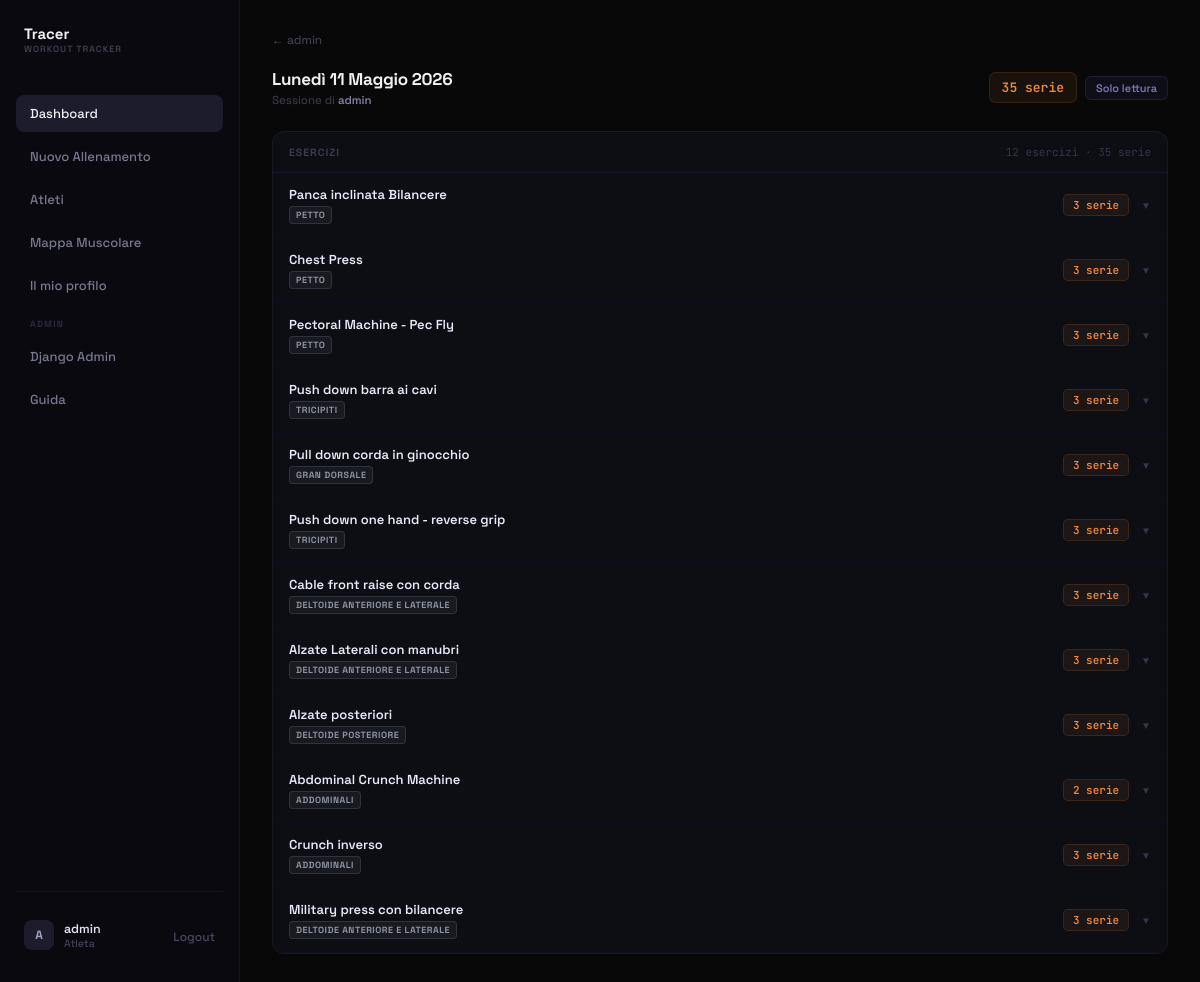
Screenshot of /users/admin/session/33/ (signed in) with the database file from the repository.
### tracker/models.py (models this page shows, shortened)
class WorkoutSession(models.Model):
    utente = models.ForeignKey(User, on_delete=models.CASCADE, related_name='workout_sessions')
    data = models.DateField(default=timezone.now)
    note = models.TextField(blank=True, null=True)
    class Meta:
        ordering = ['-data'] # Ordina dalla più recente alla più vecchia

class Exercise(models.Model):
    nome = models.CharField(max_length=100)
    tipologia = models.CharField(max_length=120, blank=True, default='')
    tags = models.ManyToManyField(Tag, related_name='exercises')

class Tag(models.Model):
    nome = models.CharField(max_length=50, unique=True)

### tracker/views.py (the view)
# urls.py: path('users/<str:username>/session/<int:session_id>/', views.session_view, name='session_view'),
@login_required
def session_view(request, username, session_id):
    target_user = get_object_or_404(User, username=username)
    profile, _ = UserProfile.objects.get_or_create(user=target_user)
    is_own = request.user == target_user
    can_view = is_own or request.user.is_superuser or profile.is_public
    if not can_view:
        return redirect('user_profile', username=username)
    session = get_object_or_404(WorkoutSession, id=session_id, utente=target_user)
    all_sets = list(session.sets.select_related('exercise').prefetch_related('muscles').order_by('order', 'id'))
    exercise_groups = []
    for _, grp in groupby(all_sets, key=lambda s: s.exercise_id):
        grp_list = list(grp)
        exercise_groups.append({
            'exercise': grp_list[0].exercise,
            'sets': grp_list,
            'count': len(grp_list),
        })
    return render(request, 'tracker/session_view.html', {
        'target_user': target_user,
        'session': session,
        'exercise_groups': exercise_groups,
    })

### tracker/templates/tracker/session_view.html (shortened to what this page needs)
{% extends 'tracker/base.html' %}
{% block content %}
<div class="page-container">
    <a href="{% url 'user_profile' target_user.username %}" style="display: inline-flex; align-items: center; gap: 6px; font-size: 12px; color: #484862; text-decoration: none; margin-bottom: 20px; transition: color .12s;" onmouseover="this.style.color='#8080a0'" onmouseout="this.style.color='#484862'">
        ← {{ target_user.username }}
    </a>
    <div style="display: flex; align-items: center; gap: 14px; margin-bottom: 24px; flex-wrap: wrap;">
        <div>
            <h1 style="font-size: 17px; font-weight: 700; color: #f0f0f3; letter-spacing: -0.3px; margin: 0 0 3px;">
                {{ session.data|date:"l d F Y" }}
            </h1>
            <div style="font-size: 11.5px; color: #404058;">Sessione di <span style="color: #8080a0; font-weight: 600;">{{ target_user.username }}</span></div>
        </div>
        <div style="margin-left: auto; display: flex; align-items: center; gap: 8px;">
            <div style="padding: 6px 12px; background: rgba(240,136,62,.07); border: 1px solid rgba(240,136,62,.14); border-radius: 7px; font-size: 13px; color: #f0883e; font-weight: 600; font-family: 'JetBrains Mono', monospace;">
                {{ session.sets.count }} serie
            </div>
            <span style="padding: 4px 10px; background: rgba(96,96,200,.07); border: 1px solid rgba(96,96,200,.18); border-radius: 6px; font-size: 11px; color: #7878c0; font-weight: 600;">Solo lettura</span>
        </div>
    </div>
    {% if exercise_groups %}
    <div class="tracer-card" style="overflow: hidden;">
        <div style="padding: 13px 16px; border-bottom: 1px solid #16162a; display: flex; justify-content: space-between; align-items: center;">
            <div style="font-size: 10.5px; font-weight: 700; color: #3a3a52; text-transform: uppercase; letter-spacing: 1px;">Esercizi</div>
            <div style="font-size: 11px; color: #34344e; font-family: 'JetBrains Mono', monospace;">{{ exercise_groups|length }} esercizi · {{ session.sets.count }} serie</div>
        </div>
        {% for group in exercise_groups %}
        <div style="border-bottom: 1px solid #0e0e1e;">
            <div onclick="toggleGroup({{ forloop.counter }})" style="padding: 13px 16px; display: flex; align-items: center; gap: 12px; cursor: pointer; transition: background .12s;" onmouseover="this.style.background='#0f0f1c'" onmouseout="this.style.background='transparent'">
                <div style="flex: 1;">
                    <div style="font-size: 13px; font-weight: 600; color: #e8e8f8;">{{ group.exercise.nome }}</div>
                    {% if group.exercise.tags.all %}
                    <div style="display: flex; gap: 4px; margin-top: 3px; flex-wrap: wrap;">
                        {% for tag in group.exercise.tags.all %}
                        <span class="badge-tag badge-tag-default">{{ tag.nome }}</span>
                        {% endfor %}
                    </div>
                    {% endif %}
                </div>
                <span style="padding: 3px 9px; background: rgba(240,136,62,.07); border: 1px solid rgba(240,136,62,.14); border-radius: 5px; font-size: 11px; color: #f0883e; font-weight: 600; font-family: 'JetBrains Mono', monospace; white-space: nowrap;">{{ group.count }} serie</span>
                <span id="chevron-{{ forloop.counter }}" style="font-size: 10px; color: #34344e; transition: transform .15s;">▼</span>
            </div>
        </div>
        {% endfor %}
    </div>
    {% else %}
    <div style="background: #0d0d14; border: 1px dashed #1c1c2e; border-radius: 12px; padding: 52px 24px; text-align: center;">
        <div style="font-size: 13.5px; color: #2c2c44; font-weight: 500;">Nessuna serie registrata in questa sessione</div>
    </div>
    {% endif %}
</div>
{% endblock %}

### tracker/templates/tracker/base.html (shortened to what this page needs)
{% load static %}
<!DOCTYPE html>
<html lang="it">
<head>
    <link rel="stylesheet" href="{% static 'tracker/style.css' %}">
    <link rel="stylesheet" href="https://cdn.jsdelivr.net/npm/driver.js@1.0.1/dist/driver.css"/>
</head>
<body>
    <div id="root" class="app-layout">
        {% if user.is_authenticated %}
        <div class="sidebar">
            <a href="{% url 'dashboard' %}" class="logo-container" style="display: flex; align-items: center; gap: 10px; margin-bottom: 40px; padding: 0 8px; text-decoration: none; cursor: pointer;">
                <div>
                    <div style="font-size: 15px; font-weight: 700; color: #f0f0f3;">Tracer</div>
                    <div style="font-size: 9px; color: #404052; font-weight: 600; letter-spacing: 1px;">WORKOUT TRACKER</div>
                </div>
            </a>
            <div class="menu-container" style="display: flex; flex-direction: column; gap: 6px; flex: 1;">
                <a href="{% url 'dashboard' %}" style="display: flex; align-items: center; gap: 12px; padding: 10px 14px; border-radius: 8px; color: #f0f0f3; background: #1c1c2c; font-size: 13px; font-weight: 500; transition: all .15s;">
                    <span class="menu-text">Dashboard</span>
                </a>
                <a href="{% url 'create_session' %}" style="display: flex; align-items: center; gap: 12px; padding: 10px 14px; border-radius: 8px; color: #787890; font-size: 13px; font-weight: 500; transition: all .15s;" onmouseover="this.style.background='#1c1c2c';this.style.color='#f0f0f3'" onmouseout="this.style.background='transparent';this.style.color='#787890'">
                    <span class="menu-text">Nuovo Allenamento</span>
                </a>
                <a href="{% url 'user_list' %}" style="display: flex; align-items: center; gap: 12px; padding: 10px 14px; border-radius: 8px; color: #787890; font-size: 13px; font-weight: 500; transition: all .15s;" onmouseover="this.style.background='#1c1c2c';this.style.color='#f0f0f3'" onmouseout="this.style.background='transparent';this.style.color='#787890'">
                    <span class="menu-text">Atleti</span>
                </a>
                <a href="{% url 'body_map' %}" style="display: flex; align-items: center; gap: 12px; padding: 10px 14px; border-radius: 8px; color: #787890; font-size: 13px; font-weight: 500; transition: all .15s;" onmouseover="this.style.background='#1c1c2c';this.style.color='#f0f0f3'" onmouseout="this.style.background='transparent';this.style.color='#787890'">
                    <span class="menu-text">Mappa Muscolare</span>
                </a>
                <a href="{% url 'user_profile' user.username %}" style="display: flex; align-items: center; gap: 12px; padding: 10px 14px; border-radius: 8px; color: #787890; font-size: 13px; font-weight: 500; transition: all .15s;" onmouseover="this.style.background='#1c1c2c';this.style.color='#f0f0f3'" onmouseout="this.style.background='transparent';this.style.color='#787890'">
                    <span class="menu-text">Il mio profilo</span>
                </a>
                {% if user.is_superuser %}
                <div style="font-size: 9px; font-weight: 700; color: #2a2a3e; text-transform: uppercase; letter-spacing: 1.2px; padding: 8px 14px 2px;">Admin</div>
                <a href="/admin/" style="display: flex; align-items: center; gap: 12px; padding: 10px 14px; border-radius: 8px; color: #787890; font-size: 13px; font-weight: 500; transition: all .15s;" onmouseover="this.style.background='#1c1c2c';this.style.color='#f0f0f3'" onmouseout="this.style.background='transparent';this.style.color='#787890'">
                    <span class="menu-text">Django Admin</span>
                </a>
                {% endif %}
                <button id="tour-menu-btn" onclick="if(typeof startTour !== 'undefined') startTour(); else window.location.href='{% url 'dashboard' %}?tour=1';" style="display: flex; align-items: center; gap: 12px; padding: 10px 14px; border-radius: 8px; color: #787890; font-size: 13px; font-weight: 500; transition: all .15s; background: transparent; border: none; width: 100%; text-align: left; cursor: pointer; font-family: inherit;" onmouseover="this.style.background='#1c1c2c'; this.style.color='#f0f0f3'" onmouseout="this.style.background='transparent'; this.style.color='#787890'">
                    <span class="menu-text">Guida</span>
                </button>
            </div>
            <div class="user-info-container" style="border-top: 1px solid #14141f; padding-top: 20px; margin-top: auto;">
                <div style="display: flex; align-items: center; justify-content: space-between; padding: 8px;">
                    <div style="display: flex; align-items: center; gap: 10px;">
                        <div style="width: 30px; height: 30px; border-radius: 8px; background: #1c1c2c; display: flex; align-items: center; justify-content: center; font-size: 12px; font-weight: 700; color: #a0a0c0;">
                            {{ user.username|make_list|first|upper }}
                        </div>
                        <div>
                            <div style="font-size: 12.5px; font-weight: 600; color: #e0e0f0;">{{ user.username }}</div>
                            <div style="font-size: 10.5px; color: #505068;">Atleta</div>
                        </div>
                    </div>
                    <form action="{% url 'logout' %}" method="post" style="display:inline;">
                        <button type="submit" title="Logout" style="background: transparent; border: none; color: #484860; cursor: pointer; transition: color .15s; font-size: 12px; font-weight: 500;">
                            Logout
                        </button>
                    </form>
                </div>
            </div>
        </div>
        {% endif %}
        <main class="main-content">
            {% block content %}{% endblock %}
        </main>
    </div>
</body>
</html>

### tracker/static/tracker/style.css (style rules this page uses)
*, *::before, *::after { box-sizing: border-box; margin: 0; padding: 0; }
html, body { height: 100%; overflow: hidden; }
body { font-family: 'Space Grotesk', system-ui, sans-serif; background: #080809; color: #f0f0f3; -webkit-font-smoothing: antialiased; color-scheme: dark; }
#root { height: 100%; display: flex; }
button { cursor: pointer; font-family: 'Space Grotesk', system-ui, sans-serif; }
.tracer-card { background: #0d0d14; border: 1px solid #191926; border-radius: 12px; }
.badge-tag { padding: 2px 6px; border-radius: 4px; font-size: 9px; font-weight: 700; text-transform: uppercase; letter-spacing: .5px; }
.badge-tag-default { background: rgba(139,148,158,.1); color: #8b949e; border: 1px solid rgba(139,148,158,.2); }
a { text-decoration: none; }
.app-layout { display: flex; height: 100vh; }
.sidebar { width: 240px; background: #09090f; border-right: 1px solid #14141f; display: flex; flex-direction: column; padding: 24px 16px; }
.main-content { flex: 1; overflow-y: auto; display: flex; flex-direction: column; }
.page-container { flex: 1; overflow: auto; padding: 28px 32px; }

### rows the page displays
WorkoutSession: data "Lunedì 11 Maggio 2026", sets.count "35"
Exercise: exercise.nome "Panca inclinata Bilancere", count "3"
Tag: nome "PETTO"
Exercise: exercise.nome "Chest Press", count "3"
Exercise: exercise.nome "Pectoral Machine - Pec Fly", count "3"
Exercise: exercise.nome "Push down barra ai cavi", count "3"
Tag: nome "TRICIPITI"
Exercise: exercise.nome "Pull down corda in ginocchio", count "3"
Tag: nome "GRAN DORSALE"
Exercise: exercise.nome "Push down one hand - reverse grip", count "3"
Exercise: exercise.nome "Cable front raise con corda", count "3"
Tag: nome "DELTOIDE ANTERIORE E LATERALE"
Exercise: exercise.nome "Alzate Laterali con manubri", count "3"
Exercise: exercise.nome "Alzate posteriori", count "3"
Tag: nome "DELTOIDE POSTERIORE"
Exercise: exercise.nome "Abdominal Crunch Machine", count "2"
Tag: nome "ADDOMINALI"
Exercise: exercise.nome "Crunch inverso", count "3"
Exercise: exercise.nome "Military press con bilancere", count "3"

### other values shown
{{ user.username|make_list|first|upper }} "A"
{{ user.username }} "admin"
{{ target_user.username }} "admin"
{{ exercise_groups|length }} "12"
